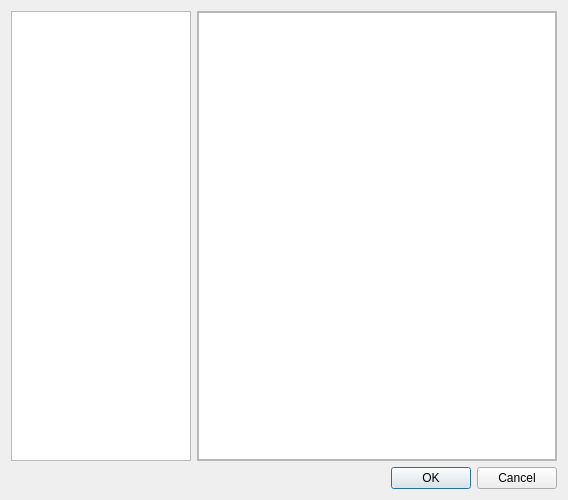
<?xml version="1.0" encoding="UTF-8"?>
<ui version="4.0">
 <class>MaterialSelectDialog</class>
 <widget class="QDialog" name="MaterialSelectDialog">
  <property name="geometry">
   <rect>
    <x>0</x>
    <y>0</y>
    <width>568</width>
    <height>500</height>
   </rect>
  </property>
  <property name="windowTitle">
   <string>Materials</string>
  </property>
  <property name="sizeGripEnabled">
   <bool>false</bool>
  </property>
  <property name="modal">
   <bool>true</bool>
  </property>
  <layout class="QVBoxLayout" name="verticalLayout">
   <item>
    <layout class="QHBoxLayout" name="horizontalLayout">
     <item>
      <widget class="QListView" name="listView">
       <property name="maximumSize">
        <size>
         <width>180</width>
         <height>16777215</height>
        </size>
       </property>
       <property name="modelColumn">
        <number>0</number>
       </property>
      </widget>
     </item>
     <item>
      <widget class="QFrame" name="frame">
       <property name="sizePolicy">
        <sizepolicy hsizetype="Expanding" vsizetype="Preferred">
         <horstretch>0</horstretch>
         <verstretch>0</verstretch>
        </sizepolicy>
       </property>
       <property name="frameShape">
        <enum>QFrame::StyledPanel</enum>
       </property>
       <property name="frameShadow">
        <enum>QFrame::Raised</enum>
       </property>
       <layout class="QGridLayout" name="gridLayout">
        <property name="leftMargin">
         <number>0</number>
        </property>
        <property name="topMargin">
         <number>0</number>
        </property>
        <property name="rightMargin">
         <number>0</number>
        </property>
        <property name="bottomMargin">
         <number>0</number>
        </property>
        <item row="0" column="0">
         <widget class="QGraphicsView" name="graphicsView">
          <property name="backgroundBrush">
           <brush brushstyle="DiagCrossPattern">
            <color alpha="255">
             <red>223</red>
             <green>223</green>
             <blue>223</blue>
            </color>
           </brush>
          </property>
         </widget>
        </item>
       </layout>
      </widget>
     </item>
    </layout>
   </item>
   <item>
    <widget class="QDialogButtonBox" name="buttonBox">
     <property name="orientation">
      <enum>Qt::Horizontal</enum>
     </property>
     <property name="standardButtons">
      <set>QDialogButtonBox::Cancel|QDialogButtonBox::Ok</set>
     </property>
    </widget>
   </item>
  </layout>
 </widget>
 <resources/>
 <connections>
  <connection>
   <sender>buttonBox</sender>
   <signal>accepted()</signal>
   <receiver>MaterialSelectDialog</receiver>
   <slot>accept()</slot>
   <hints>
    <hint type="sourcelabel">
     <x>248</x>
     <y>254</y>
    </hint>
    <hint type="destinationlabel">
     <x>157</x>
     <y>274</y>
    </hint>
   </hints>
  </connection>
  <connection>
   <sender>buttonBox</sender>
   <signal>rejected()</signal>
   <receiver>MaterialSelectDialog</receiver>
   <slot>reject()</slot>
   <hints>
    <hint type="sourcelabel">
     <x>316</x>
     <y>260</y>
    </hint>
    <hint type="destinationlabel">
     <x>286</x>
     <y>274</y>
    </hint>
   </hints>
  </connection>
 </connections>
</ui>
